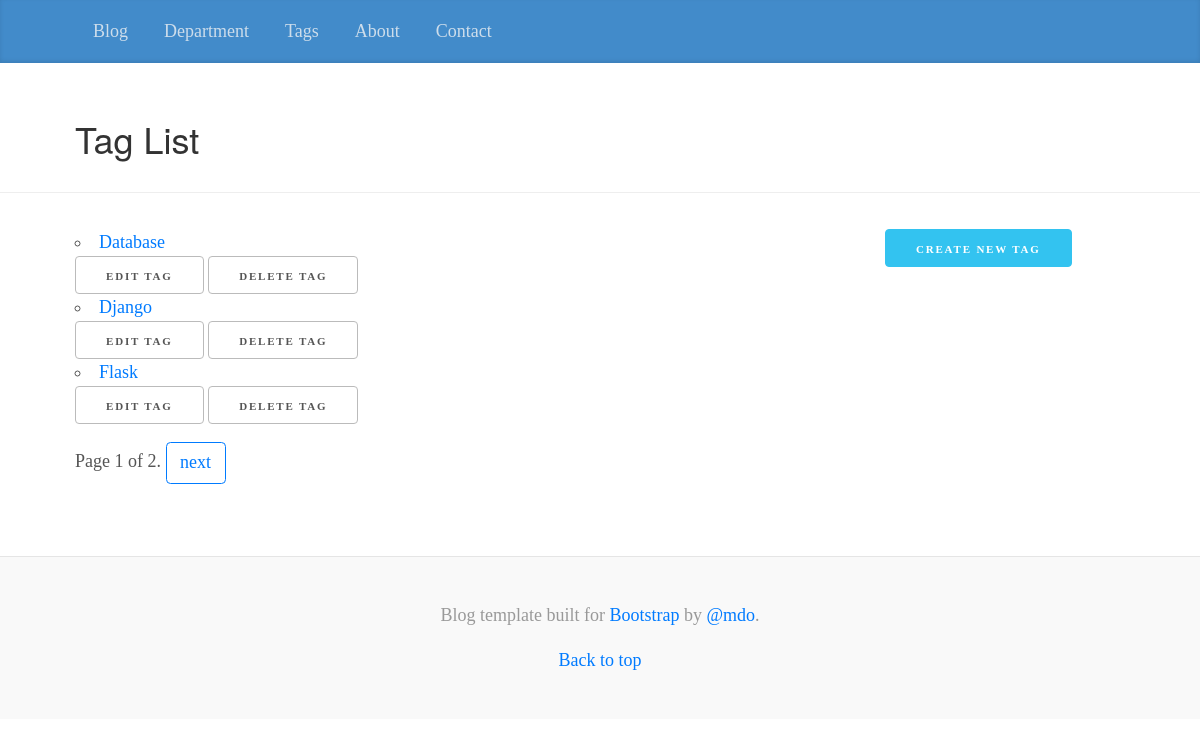
The app's page /tag/ with its own data.
### organizer/models.py (models this page shows, shortened)
class Tag(models.Model):
    name = models.CharField(max_length=31,
                            unique=True,)
    slug = models.SlugField(max_length=31,
                            unique=True,
                            help_text='A label for url config')
    class Meta:
        ordering = ['name']
    def get_absolute_url(self):
        return reverse('organizer_tag_detail',kwargs={'slug':self.slug})
    def get_update_url(self):
        return reverse('organizer_tag_update',kwargs={'slug':self.slug})
    def get_delete_url(self):
        return reverse('organizer_tag_delete',kwargs={'slug':self.slug})

### organizer/views.py (the view)
class TagList(ListView):
    paginate_by = 3
    model = Tag

### organizer/templates/organizer/tag_list.html (shortened to what this page needs)
{% extends parent_template|default:"organizer/base_organizer.html" %}
{% block heading %}
       <h2>Tag List</h2>
{% endblock %}
{% block button %}
        <a href="{% url 'organizer_tag_create' %}" class="button button-primary">Create New Tag</a>
{% endblock %}
{% block content %}
  <ul>
    {% for tag in tag_list %}
      <li>
        <a href="{{ tag.get_absolute_url }}">
          {{ tag.name|title }}</a>
          <ul class="inline">
              <a href="{{ tag.get_update_url }}" class="button">Edit Tag</a></li>
              <a href="{{ tag.get_delete_url }}" class="button">Delete Tag</a></li>
          </ul>
    {% empty %}
      <li><em>There are currently no Tags available.</em></li>
    {% endfor %}
{% endblock %}

### organizer/static/organizer/blog_style.css (style rules this page uses)
@media (min-width: 48em) { html { font-size: 18px; } }
body { font-family: Georgia, "Times New Roman", Times, serif; color: #555; }
h1, .h1, h2, .h2, h3, .h3, h4, .h4, h5, .h5, h6, .h6 { font-family: "Helvetica Neue", Helvetica, Arial, sans-serif; font-weight: normal; color: #333; }

### organizer/static/organizer/style.css (style rules this page uses)
ul { list-style: circle inside; padding-left: 0; margin-top: 0; }
.button, button, input[type="submit"], input[type="reset"], input[type="button"] { display: inline-block; height: 38px; padding: 0 30px; color: #555; text-align: center; font-size: 11px; font-weight: 600; line-height: 38px; letter-spacing: .1rem; text-transform: uppercase; text-decoration: none; white-space: nowrap; background-color: transparent; border-radius: 4px; border: 1px solid #bbb; cursor: pointer; box-sizing: border-box; }
.button.button-primary, button.button-primary, input[type="submit"].button-primary, input[type="reset"].button-primary, input[type="button"].button-primary { color: #FFF; background-color: #33C3F0; border-color: #33C3F0; }

### records on screen
Tag: name "Database"
Tag: name "Django"
Tag: name "Flask"

### other values on screen
{{ page_obj.number }} "1"
{{ page_obj.paginator.num_pages }} "2"
